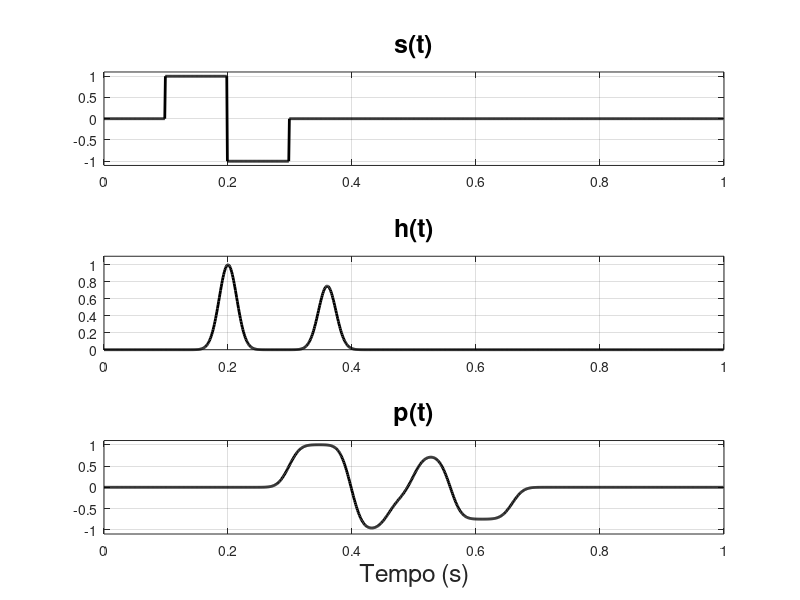

Write the MATLAB code that produced this figure.
% Fundamentos de Acústica Submarina

clear all, close all 

amostragem = 1000;
dt = 1.0/amostragem;
t = [0:dt:1-dt];

s = zeros(1,amostragem);
s(100:199) =  1; 
s(200:299) = -1;
h = exp( -((t-0.2)/0.02).^2 ) + 0.75*exp( -((t-0.36)/0.02).^2 );

S = fft( s );
H = fft( h );
P = H.*S;
p = real( ifft(P) );
p = p/max( abs( p ) );

figure(1)
subplot(311)
plot(t,s,'k','LineWidth',2)
title('s(t)','FontSize',18)
ylim([-1.1,1.1])
grid on, box on
subplot(312)
plot(t,h,'k','LineWidth',2)
title('h(t)','FontSize',18)
ylim([0,1.1])
grid on, box on
subplot(313)
plot(t,p,'k','LineWidth',2)
title('p(t)','FontSize',18)
ylim([-1.1,1.1]) 
grid on, box on
xlabel('Tempo (s)','FontSize',18)
